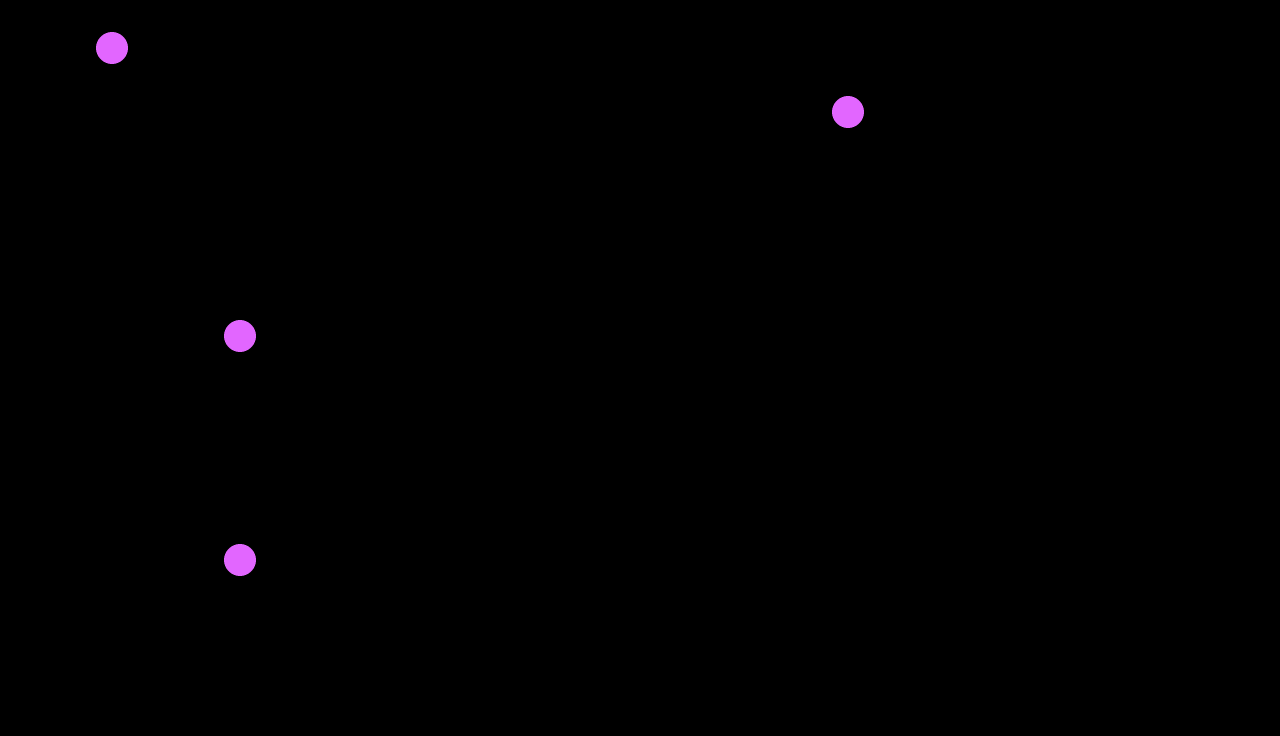

A level layout from a 2D game, rendered from its tile map. Below: a short description, then the map file with tile-grid data replaced by summaries:
An orthogonal 40x23 tile map with 32x32 px tiles, 2 tile layers (Playscape, Object Ref) and 25 objects (13x Floor, 4x Spawn).

<map version="1.0" orientation="orthogonal" renderorder="right-down" width="40" height="23" tilewidth="32" tileheight="32" nextobjectid="27">
 <tileset firstgid="1" name="ShapeTileset" tilewidth="32" tileheight="32" tilecount="16">
  <image source="ShapeTileset.png" width="128" height="128" />
 </tileset>
 <layer name="Playscape" width="40" height="23">
  <data>[920 cells, 230 non-empty, 1 distinct tile ids]</data>
 </layer>
 <layer name="Object Ref" width="40" height="23">
  <data>[920 cells, 4 non-empty, 1 distinct tile ids]</data>
 </layer>
 <objectgroup name="Object Layer 1" visible="0">
  <object id="1" type="Floor" x="0" y="704" width="1280" height="32" />
  <object id="2" type="Floor" x="416" y="608" width="416" height="32" />
  <object id="3" type="Floor" x="64" y="544" width="352" height="32" />
  <object id="4" type="Floor" x="673" y="451" width="284" height="29" />
  <object id="5" type="Floor" x="0" y="448" width="96" height="32" />
  <object id="6" type="Floor" x="96" y="320" width="224" height="32" />
  <object id="7" type="Floor" x="384" y="352" width="288" height="32" />
  <object id="8" type="Floor" x="288" y="224" width="320" height="32" />
  <object id="9" type="Floor" x="544" y="96" width="736" height="32" />
  <object id="10" type="Floor" x="768" y="0" width="512" height="32" />
  <object id="11" type="Floor" x="0" y="0" width="704" height="32" />
  <object id="12" type="Floor" x="0" y="32" width="256" height="32" />
  <object id="13" type="Floor" x="32" y="224" width="160" height="32" />
  <object id="14" type="Spawn" x="224" y="544" width="32" height="32" />
  <object id="15" type="Spawn" x="224" y="320" width="32" height="32" />
  <object id="16" type="Spawn" x="832" y="96" width="32" height="32" />
  <object id="17" type="Spawn" x="96" y="32" width="32" height="32" />
  <object id="18" x="224" y="448" width="352" height="32" />
  <object id="19" x="704" y="224" width="320" height="32" />
  <object id="20" x="1184" y="224" width="96" height="32" />
  <object id="21" x="992" y="320" width="288" height="32" />
  <object id="22" x="1120" y="416" width="96" height="32" />
  <object id="23" x="1024" y="512" width="256" height="32" />
  <object id="24" x="832" y="544" width="128" height="32" />
  <object id="25" x="960" y="640" width="192" height="32" />
 </objectgroup>
</map>
